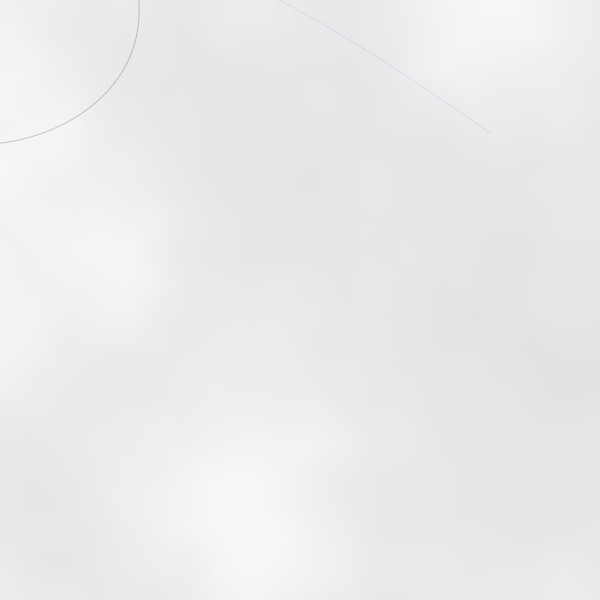
Frame 1 (no input)
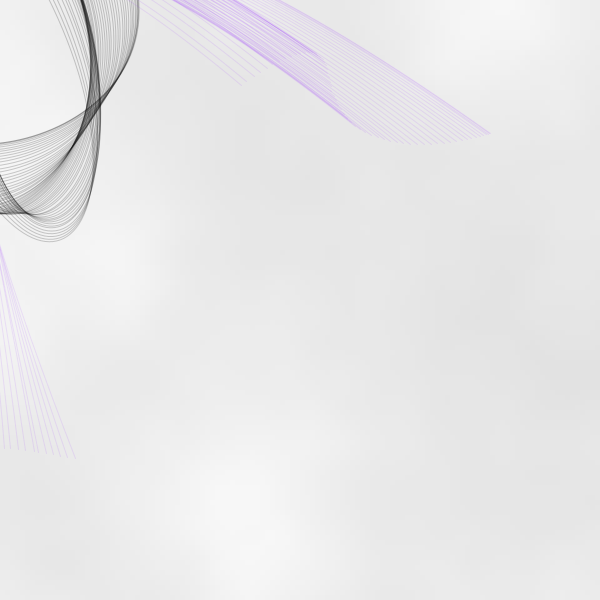
Frame 60 (the mouse pressed at the canvas centre just before this capture)
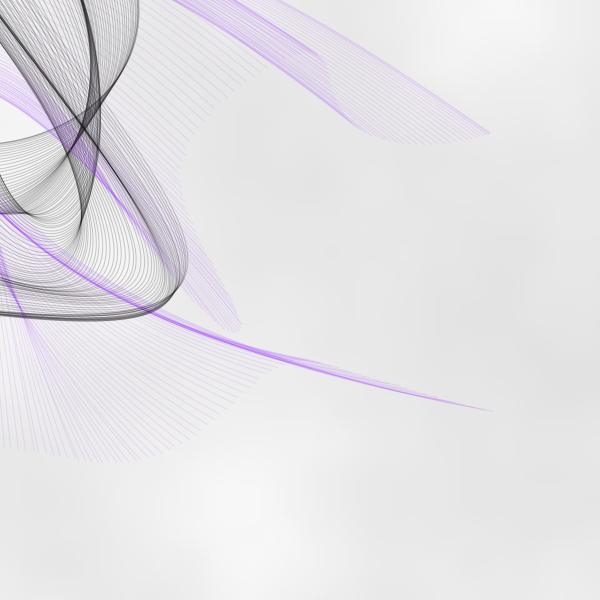
Frame 120 (the mouse held since frame 60 and released just before this capture)

The Processing sketch that drew these frames (run headless with seeded random() and noise(); from frame 60 on, the mouse is pressed at the canvas centre):

// Processing sketch: processing_101966
// ── processing_101966.pde

float x1, x2, x3, x4, y1, y2, y3, y4;
int tolerance = 600;
float speed = .005;
int count = 0;
float xoff = .004; 


void setup() {
  size(600, 600);
  noFill();
  background(100);
}

void draw() {

//  first pass through this makes background, then turns off.
  if (count < 1) {
    bg();
    count++;
  }

// this prints associated beziers on top of background gradient
  fill(0,51,0,0); 
  strokeWeight(1);
  stroke(0, 50);
  x2 = map(noise(speed*frameCount), 0, 1, -tolerance, width+tolerance);
  x1 = map(noise(speed*frameCount+5), 0, 1, -tolerance, width+tolerance);
  x4 = map(noise(speed*frameCount+10), 0, 1, -tolerance, width+tolerance);
  x3 = map(noise(speed*frameCount+15), 0, 1, -tolerance, width+tolerance);
  y2 = map(noise(speed*frameCount+20), 0, 1, -tolerance, height+tolerance);
  y1 = map(noise(speed*frameCount+25), 0, 1, -tolerance, height+tolerance);
  y4 = map(noise(speed*frameCount+30), 0, 1, -tolerance, height+tolerance);
  y3 = map(noise(speed*frameCount+35), 0, 1, -tolerance, height+tolerance);
  bezier(x1, y1, x2, y2, x3, y3, x4, y4);

  stroke(153, 51, 255, 30);
  x1 = map(noise(speed*frameCount), 0, 1, -tolerance, width+tolerance);
  x2 = map(noise(speed*frameCount+5), 0, 1, -tolerance, width+tolerance);
  x3 = map(noise(speed*frameCount+10), 0, 1, -tolerance, width+tolerance);
  x4 = map(noise(speed*frameCount+15), 0, 1, -tolerance, width+tolerance);
  y1 = map(noise(speed*frameCount+20), 0, 1, -tolerance, height+tolerance);
  y2 = map(noise(speed*frameCount+25), 0, 1, -tolerance, height+tolerance);
  y3 = map(noise(speed*frameCount+30), 0, 1, -tolerance, height+tolerance);
  y4 = map(noise(speed*frameCount+35), 0, 1, -tolerance, height+tolerance);
  bezier(x1, y1, x2, y2, x3, y3, x4, y4);
}

void bg() {
  noStroke();
  for (int i = 0; i<width; i+=5) {
    for (int j = 0; j<height; j+=5) {
//      fill(240+map(noise(.01), 0, 1, 0, 10), map(noise(xoff*i, xoff*j), 0, 1, 200, 255), 245);
      fill(map(noise(xoff*i, xoff*j), 0, 1, 220, 255));
      rect (i, j, 5, 5);
    }
  }
}

void mousePressed() {
  if (mouseButton == LEFT) {
      noLoop();
  } else if (mouseButton == RIGHT) {
    noiseSeed(frameCount);
    loop();
    bg();
    draw();
  }
}
